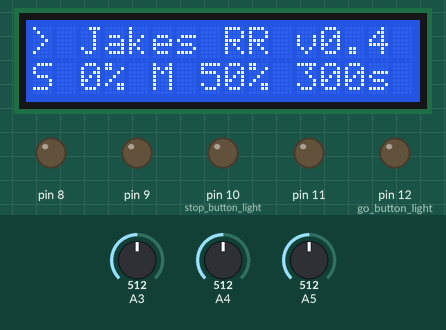
Bench run of a sketch on a simulated Arduino Uno, built with avr-gcc and run on an emulated ATmega328P. Parts: 16×2 character LCD, output pins drawn as LEDs (lit = HIGH). Inputs (shaded band) come from the test bench; at power-on: A4 = 512, A5 = 512, A3 = 512.

Above: at 1.2 s.
1.3 s: A4 set to 527
At 2.1 s:
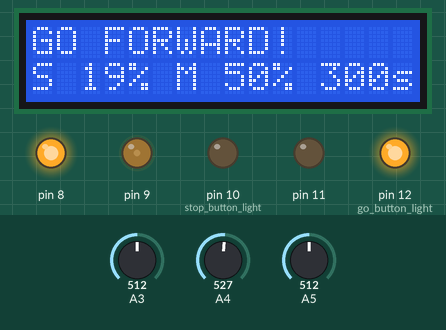
4.3 s: A5 set to 503
At 4.8 s:
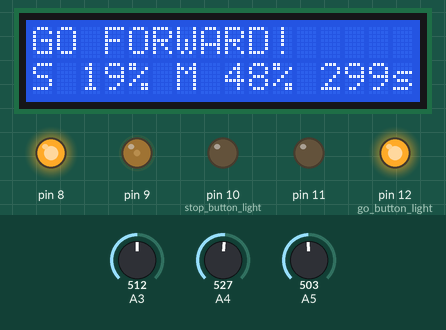
5.9 s: A5 set to 716
At 7.3 s:
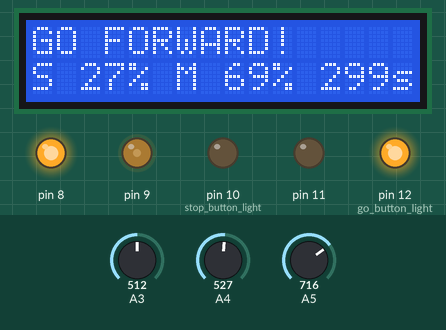
8.9 s: A5 set to 715
At 11.22 s:
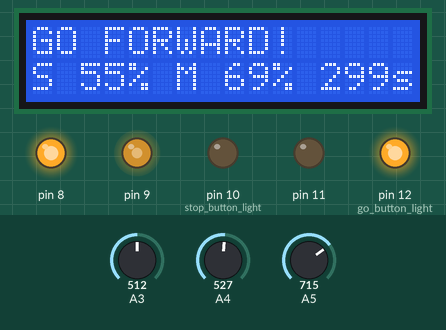
11.9 s: A5 set to 0
At 14.4 s:
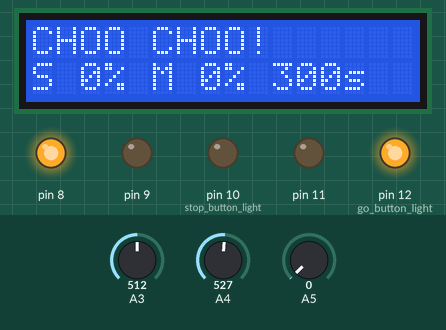
14.9 s: A5 set to 900
At 18.6 s:
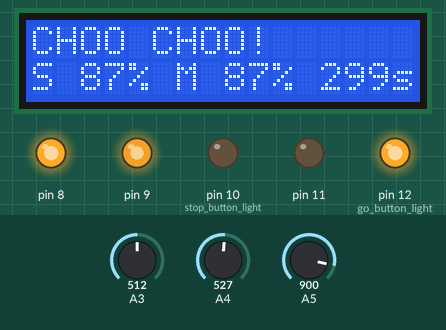
Timing chart, 0 to 20.1 s (numbered marks = the images above; inputs shaded):
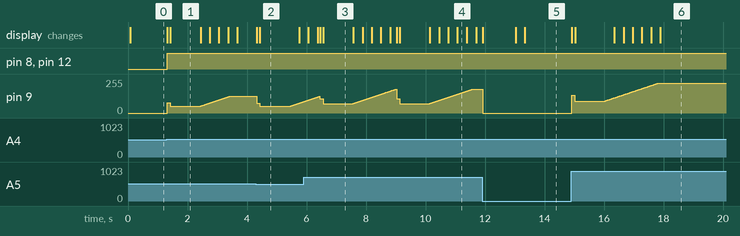

Measured:
- the behaviour switches between 512 and 513 on A4 (found by bisection; images 0 and 1)
- the behaviour switches between 716 and 715 on A5 (found by bisection; images 3 and 4)
- after the input at 1.3 s, pin 8, pin 12 (go_button_light): LOW → HIGH at once; the display: first changes at once (image 1 shows a later state)
- after the input at 4.3 s, pin 9: ramps from 50/255 to 85/255 and jumps back, once every 0.10 s; the display: first changes at once (image 2 shows a later state)
- after the input at 8.9 s, the display: first changes after 0.13 s (image 4 shows a later state)
- after the input at 11.9 s, pin 9: 177/255 → 0/255 at once; the display: first changes at once (image 5 shows a later state)
- after the input at 14.9 s, the display: first changes at once (image 6 shows a later state)

The sketch:

DCMotorWithDisplay.ino
```cpp
/*
 Demonstrates the use a 16x2 LCD display.  The LiquidCrystal
 library works with all LCD displays that are compatible with the
 Hitachi HD44780 driver. There are many of them out there, and you
 can usually tell them by the 16-pin interface.

 The circuit:
 * LCD RS pin to digital pin 12
 * LCD Enable pin to digital pin 11
 * LCD D4 pin to digital pin 5
 * LCD D5 pin to digital pin 4
 * LCD D6 pin to digital pin 3
 * LCD D7 pin to digital pin 2
 * LCD R/W pin to ground
 * LCD VSS pin to ground
 * LCD VCC pin to 5V
 * 10K resistor:
 * ends to +5V and ground
 * wiper to LCD VO pin (pin 3)

 Library originally added 18 Apr 2008
 by David A. Mellis
 library modified 5 Jul 2009
 by Limor Fried (http://www.ladyada.net)
 example added 9 Jul 2009
 by Tom Igoe
 modified 22 Nov 2010
 by Tom Igoe

 */

// include the library code:
#include <LiquidCrystal.h>

// initialize the library with the numbers of the interface pins
LiquidCrystal lcd(7, 4, 6, 5, 3, 2);
int motorSpeed = 0; //current motor speed
int maxSpeed = 0; //max speed allowed (set at control panel).  This is already adjusted by dividing by 4
int goButton = 0;
int stopButton = 0;
int loopsSinceLastButton = 0;
int sleepAfterLoops = 30000; //30000 = 5 minutes when each loop is 10ms
int secondsLeft = 0;
int delayPerNormalLoop = 8; //Adjust this so that the countdown timer is about 1 second long
int slackOutSpeedPercentage = 40; //What percent of max speed should the start up hold at to take slack out of train?
int slackOutSpeedMillis = 1000; //Length of time to allow train to slack out
int startUpSpeedPercentage = 60; //Just to get the motor turning, hit it with this percentage for the number of milliseconds defined below
int startUpSpeedMillis = 100; //Length of time to spike voltage to get motor turning
boolean debugMode = false;

void setup() {
  //setup the motor shield
  pinMode(8, OUTPUT);
  pinMode(9, OUTPUT);
  pinMode(11, OUTPUT);
  pinMode(10, OUTPUT); //stop button light
  pinMode(12, OUTPUT); //go button light

  // set up the LCD's number of columns and rows:
  lcd.begin(16, 2);
  // Print a message to the LCD.
  lcd.setCursor(0, 0);
  lcd.print("> Jakes RR v0.4 <");
}

void printDebug()
{
  lcd.setCursor(0, 0);
  lcd.print("G ");
  lcd.print(goButton);
  lcd.print(" S ");
  lcd.print(stopButton);
  lcd.print(" M ");
  lcd.print(maxSpeed);
  lcd.print("       ");
  lcd.setCursor(0, 1);
  lcd.print("DEBUG MODE      ");
}

void printSpeed()
{
  float speedPercentage = (float)motorSpeed / (float)256;
  speedPercentage = speedPercentage * 100;
  float maxSpeedPercentage = (float)maxSpeed / (float)256;
  maxSpeedPercentage = maxSpeedPercentage * 100;
  lcd.setCursor(0, 1);
  lcd.print("S ");
  lcd.print((int)speedPercentage);
  lcd.print("% M ");
  lcd.print((int)maxSpeedPercentage);
  lcd.print("% ");
  lcd.print(secondsLeft);
  lcd.print("s      ");
}

void loop() {
  debugMode = false;
  maxSpeed = analogRead(5);
  maxSpeed = maxSpeed / 4;
  goButton = analogRead(4);
  stopButton = analogRead(3);
  secondsLeft = (sleepAfterLoops - loopsSinceLastButton) / 100;
  if (debugMode)
  {
    printDebug();
    delay(delayPerNormalLoop);
  }
  else
  {
    delay(delayPerNormalLoop);
    if (loopsSinceLastButton >= sleepAfterLoops)
    {
      //if it's been too long since a button was pressed, press the stop button
      stopButton = 513;
    }

    if (goButton > 512)
    {
      digitalWrite(10, LOW);
      digitalWrite(12, HIGH);
      runForward();
      loopsSinceLastButton = 0;
    }
    else if (stopButton > 512)
    {
      digitalWrite(12, LOW);
      digitalWrite(10, HIGH);
      stopMotor();
      loopsSinceLastButton = 0;
    }
    printSpeed();
  }
  if (motorSpeed > 0)
  {
    loopsSinceLastButton++;
  }
}

void printString(String s, int line)
{
  lcd.setCursor(0, line);
  if (s.length() > 16)
  {
    //do nothing, the string is too long to add spaces to
  }
  else
  {
    int spacesToAdd = 16 - s.length();
    String spaces = String(' ');
    for (int i = 0; i < spacesToAdd; i++)
    {
      spaces = String(spaces + ' ');
    }
    String toPrint = String(s + spaces);
    lcd.print(toPrint);
  }
}

void setEngineSpeed(int toSpeed)
{
  analogWrite(9, motorSpeed);
  printSpeed();
}

void accelerateTo(int toSpeed)
{
  if(motorSpeed != maxSpeed) //engine is already underway.  go button pressed but already going
  {
    //it's stopped, need to pull out slack in train.  When this is done, train will be moving slowly
    pullOutSlack();
  }

  //accelerate to maxSpeed now...
  for ( ; motorSpeed < toSpeed && motorSpeed < maxSpeed; motorSpeed++)
  {
    setEngineSpeed(motorSpeed);
    delay(10);
  }
}

void pullOutSlack()
{
    float slackOutSpeed = (float)maxSpeed * ((float)slackOutSpeedPercentage / 100);
    float startSpikeSpeed = (float)maxSpeed * ((float)startUpSpeedPercentage / 100);
    motorSpeed = (int)startSpikeSpeed;
    setEngineSpeed(motorSpeed);
    delay(startUpSpeedMillis);
    motorSpeed = (int)slackOutSpeed;
    setEngineSpeed(motorSpeed);
    delay(slackOutSpeedMillis);

}

void pullOutSlackStairSteps()
{
  //50% of maxSpeed
  float halfMaxSpeed = (float)maxSpeed / (float)2;
  int ihalf = (int)halfMaxSpeed;
  setEngineSpeed(20);
  delay(1000);
  setEngineSpeed(40);
  delay(1000);
  for ( ; motorSpeed < (int)ihalf; motorSpeed+=30)
  {
    //setEngineSpeed(motorSpeed);
    //delay(1000);
  }

}

void decelerateTo(int toSpeed)
{
  for ( ; motorSpeed > toSpeed; motorSpeed--)
  {
    setEngineSpeed(motorSpeed);
    if (motorSpeed < 40) //slow the rate of deceleration
    {
      delay(60);
    }
    else
    {
      delay(20);
    }
    printSpeed();
  }
}


void runForward()
{
  printString("GO FORWARD!", 0);
  digitalWrite(11, LOW); /*MOROTSHIELD_IN2 = 11 */
  digitalWrite(8, HIGH); /*MOROTSHIELD_IN1 = 8 */
  accelerateTo(256);
  printString("CHOO CHOO!", 0);
}

void runBackward()
{
  digitalWrite(8, LOW); /*MOROTSHIELD_IN1 = 8 */
  digitalWrite(11, HIGH); /*MOROTSHIELD_IN1 = 8 */
  accelerateTo(256);
}

void stopMotor()
{
  printString("STOP!", 0);
  decelerateTo(0);
  digitalWrite(8, LOW); /*MOROTSHIELD_IN1 = 8 */
  digitalWrite(11, LOW); /*MOROTSHIELD_IN1 = 8 */
  printString("STOPPED", 0);
}
```
